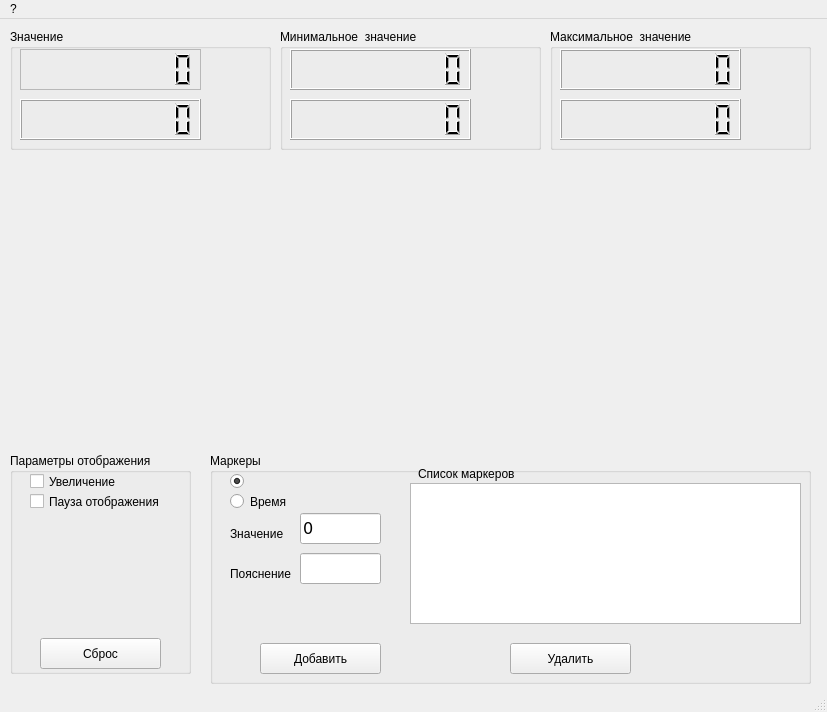
<?xml version="1.0" encoding="UTF-8"?>
<ui version="4.0">
 <class>fpChart</class>
 <widget class="QMainWindow" name="fpChart">
  <property name="geometry">
   <rect>
    <x>0</x>
    <y>0</y>
    <width>827</width>
    <height>712</height>
   </rect>
  </property>
  <property name="minimumSize">
   <size>
    <width>308</width>
    <height>193</height>
   </size>
  </property>
  <property name="windowTitle">
   <string>Кислородомер</string>
  </property>
  <widget class="QWidget" name="centralwidget">
   <widget class="QGroupBox" name="groupBox">
    <property name="geometry">
     <rect>
      <x>280</x>
      <y>10</y>
      <width>261</width>
      <height>121</height>
     </rect>
    </property>
    <property name="title">
     <string>Минимальное  значение</string>
    </property>
    <widget class="QLabel" name="lblVal_5">
     <property name="geometry">
      <rect>
       <x>201</x>
       <y>70</y>
       <width>61</width>
       <height>31</height>
      </rect>
     </property>
     <property name="font">
      <font>
       <pointsize>16</pointsize>
      </font>
     </property>
     <property name="lineWidth">
      <number>-5</number>
     </property>
     <property name="text">
      <string/>
     </property>
    </widget>
    <widget class="QLCDNumber" name="lcdMain_percent_min">
     <property name="geometry">
      <rect>
       <x>10</x>
       <y>70</y>
       <width>181</width>
       <height>41</height>
      </rect>
     </property>
     <property name="sizePolicy">
      <sizepolicy hsizetype="Preferred" vsizetype="Preferred">
       <horstretch>1</horstretch>
       <verstretch>0</verstretch>
      </sizepolicy>
     </property>
     <property name="smallDecimalPoint">
      <bool>true</bool>
     </property>
     <property name="digitCount">
      <number>8</number>
     </property>
     <property name="value" stdset="0">
      <double>0.000000000000000</double>
     </property>
     <property name="intValue" stdset="0">
      <number>0</number>
     </property>
    </widget>
    <widget class="QLabel" name="lblVal_2">
     <property name="geometry">
      <rect>
       <x>193</x>
       <y>25</y>
       <width>61</width>
       <height>31</height>
      </rect>
     </property>
     <property name="font">
      <font>
       <pointsize>16</pointsize>
      </font>
     </property>
     <property name="lineWidth">
      <number>-5</number>
     </property>
     <property name="text">
      <string/>
     </property>
    </widget>
    <widget class="QLCDNumber" name="lcdMain_mg_min">
     <property name="geometry">
      <rect>
       <x>10</x>
       <y>20</y>
       <width>181</width>
       <height>41</height>
      </rect>
     </property>
     <property name="sizePolicy">
      <sizepolicy hsizetype="Preferred" vsizetype="Preferred">
       <horstretch>1</horstretch>
       <verstretch>0</verstretch>
      </sizepolicy>
     </property>
     <property name="smallDecimalPoint">
      <bool>true</bool>
     </property>
     <property name="digitCount">
      <number>8</number>
     </property>
     <property name="value" stdset="0">
      <double>0.000000000000000</double>
     </property>
     <property name="intValue" stdset="0">
      <number>0</number>
     </property>
    </widget>
   </widget>
   <widget class="QwtPlot" name="qwtPlot">
    <property name="geometry">
     <rect>
      <x>10</x>
      <y>140</y>
      <width>801</width>
      <height>281</height>
     </rect>
    </property>
   </widget>
   <widget class="QLineEdit" name="leMain">
    <property name="geometry">
     <rect>
      <x>10</x>
      <y>700</y>
      <width>51</width>
      <height>21</height>
     </rect>
    </property>
    <property name="sizePolicy">
     <sizepolicy hsizetype="Expanding" vsizetype="Preferred">
      <horstretch>0</horstretch>
      <verstretch>0</verstretch>
     </sizepolicy>
    </property>
    <property name="font">
     <font>
      <family>Verdana</family>
      <pointsize>12</pointsize>
     </font>
    </property>
    <property name="text">
     <string>12</string>
    </property>
    <property name="frame">
     <bool>true</bool>
    </property>
    <property name="readOnly">
     <bool>true</bool>
    </property>
   </widget>
   <widget class="QGroupBox" name="groupBox_3">
    <property name="geometry">
     <rect>
      <x>210</x>
      <y>434</y>
      <width>601</width>
      <height>231</height>
     </rect>
    </property>
    <property name="title">
     <string>Маркеры</string>
    </property>
    <widget class="QToolButton" name="tbAddMarker">
     <property name="geometry">
      <rect>
       <x>50</x>
       <y>190</y>
       <width>121</width>
       <height>31</height>
      </rect>
     </property>
     <property name="focusPolicy">
      <enum>Qt::NoFocus</enum>
     </property>
     <property name="text">
      <string>Добавить</string>
     </property>
    </widget>
    <widget class="QLabel" name="label_12">
     <property name="geometry">
      <rect>
       <x>20</x>
       <y>70</y>
       <width>71</width>
       <height>21</height>
      </rect>
     </property>
     <property name="font">
      <font>
       <pointsize>9</pointsize>
      </font>
     </property>
     <property name="lineWidth">
      <number>-5</number>
     </property>
     <property name="text">
      <string>Значение</string>
     </property>
    </widget>
    <widget class="QLineEdit" name="leVal_marker">
     <property name="geometry">
      <rect>
       <x>90</x>
       <y>60</y>
       <width>81</width>
       <height>31</height>
      </rect>
     </property>
     <property name="sizePolicy">
      <sizepolicy hsizetype="Expanding" vsizetype="Preferred">
       <horstretch>0</horstretch>
       <verstretch>0</verstretch>
      </sizepolicy>
     </property>
     <property name="font">
      <font>
       <family>Verdana</family>
       <pointsize>12</pointsize>
      </font>
     </property>
     <property name="text">
      <string>0</string>
     </property>
     <property name="frame">
      <bool>true</bool>
     </property>
     <property name="readOnly">
      <bool>false</bool>
     </property>
    </widget>
    <widget class="QLineEdit" name="leComment_marker">
     <property name="geometry">
      <rect>
       <x>90</x>
       <y>100</y>
       <width>81</width>
       <height>31</height>
      </rect>
     </property>
     <property name="sizePolicy">
      <sizepolicy hsizetype="Expanding" vsizetype="Preferred">
       <horstretch>0</horstretch>
       <verstretch>0</verstretch>
      </sizepolicy>
     </property>
     <property name="font">
      <font>
       <family>Verdana</family>
       <pointsize>12</pointsize>
      </font>
     </property>
     <property name="text">
      <string> </string>
     </property>
     <property name="frame">
      <bool>true</bool>
     </property>
     <property name="readOnly">
      <bool>false</bool>
     </property>
    </widget>
    <widget class="QLabel" name="label_13">
     <property name="geometry">
      <rect>
       <x>20</x>
       <y>110</y>
       <width>71</width>
       <height>21</height>
      </rect>
     </property>
     <property name="font">
      <font>
       <pointsize>9</pointsize>
      </font>
     </property>
     <property name="lineWidth">
      <number>-5</number>
     </property>
     <property name="text">
      <string>Пояснение</string>
     </property>
    </widget>
    <widget class="QRadioButton" name="rbCon">
     <property name="enabled">
      <bool>true</bool>
     </property>
     <property name="geometry">
      <rect>
       <x>20</x>
       <y>20</y>
       <width>111</width>
       <height>17</height>
      </rect>
     </property>
     <property name="text">
      <string/>
     </property>
     <property name="checkable">
      <bool>true</bool>
     </property>
     <property name="checked">
      <bool>true</bool>
     </property>
    </widget>
    <widget class="QRadioButton" name="rbTime">
     <property name="geometry">
      <rect>
       <x>20</x>
       <y>40</y>
       <width>82</width>
       <height>17</height>
      </rect>
     </property>
     <property name="text">
      <string>Время</string>
     </property>
    </widget>
    <widget class="QLabel" name="label_16">
     <property name="geometry">
      <rect>
       <x>208</x>
       <y>10</y>
       <width>111</width>
       <height>21</height>
      </rect>
     </property>
     <property name="font">
      <font>
       <pointsize>9</pointsize>
      </font>
     </property>
     <property name="lineWidth">
      <number>-5</number>
     </property>
     <property name="text">
      <string>Список маркеров</string>
     </property>
    </widget>
    <widget class="QToolButton" name="tbDelMarker">
     <property name="geometry">
      <rect>
       <x>300</x>
       <y>190</y>
       <width>121</width>
       <height>31</height>
      </rect>
     </property>
     <property name="focusPolicy">
      <enum>Qt::NoFocus</enum>
     </property>
     <property name="text">
      <string>Удалить</string>
     </property>
    </widget>
    <widget class="QListWidget" name="lwListMarker">
     <property name="geometry">
      <rect>
       <x>200</x>
       <y>30</y>
       <width>391</width>
       <height>141</height>
      </rect>
     </property>
    </widget>
   </widget>
   <widget class="QGroupBox" name="groupBox_4">
    <property name="geometry">
     <rect>
      <x>10</x>
      <y>434</y>
      <width>181</width>
      <height>221</height>
     </rect>
    </property>
    <property name="title">
     <string>Параметры отображения</string>
    </property>
    <property name="checkable">
     <bool>false</bool>
    </property>
    <widget class="QCheckBox" name="chbPause">
     <property name="geometry">
      <rect>
       <x>20</x>
       <y>40</y>
       <width>131</width>
       <height>17</height>
      </rect>
     </property>
     <property name="text">
      <string>Пауза отображения</string>
     </property>
    </widget>
    <widget class="QToolButton" name="tbResetViewPar">
     <property name="geometry">
      <rect>
       <x>30</x>
       <y>185</y>
       <width>121</width>
       <height>31</height>
      </rect>
     </property>
     <property name="focusPolicy">
      <enum>Qt::NoFocus</enum>
     </property>
     <property name="text">
      <string>Сброс</string>
     </property>
    </widget>
    <widget class="QCheckBox" name="chbZoom">
     <property name="geometry">
      <rect>
       <x>20</x>
       <y>20</y>
       <width>131</width>
       <height>17</height>
      </rect>
     </property>
     <property name="text">
      <string>Увеличение</string>
     </property>
    </widget>
   </widget>
   <widget class="QGroupBox" name="groupBox_5">
    <property name="geometry">
     <rect>
      <x>10</x>
      <y>10</y>
      <width>261</width>
      <height>121</height>
     </rect>
    </property>
    <property name="title">
     <string>Значение</string>
    </property>
    <widget class="QLabel" name="lblVal_1">
     <property name="geometry">
      <rect>
       <x>193</x>
       <y>20</y>
       <width>61</width>
       <height>31</height>
      </rect>
     </property>
     <property name="font">
      <font>
       <pointsize>16</pointsize>
      </font>
     </property>
     <property name="lineWidth">
      <number>-5</number>
     </property>
     <property name="text">
      <string/>
     </property>
    </widget>
    <widget class="QLCDNumber" name="lcdMain_percent">
     <property name="geometry">
      <rect>
       <x>10</x>
       <y>70</y>
       <width>181</width>
       <height>41</height>
      </rect>
     </property>
     <property name="sizePolicy">
      <sizepolicy hsizetype="Preferred" vsizetype="Preferred">
       <horstretch>1</horstretch>
       <verstretch>0</verstretch>
      </sizepolicy>
     </property>
     <property name="smallDecimalPoint">
      <bool>true</bool>
     </property>
     <property name="digitCount">
      <number>8</number>
     </property>
     <property name="value" stdset="0">
      <double>0.000000000000000</double>
     </property>
     <property name="intValue" stdset="0">
      <number>0</number>
     </property>
    </widget>
    <widget class="QLabel" name="lblVal_4">
     <property name="geometry">
      <rect>
       <x>200</x>
       <y>70</y>
       <width>61</width>
       <height>31</height>
      </rect>
     </property>
     <property name="font">
      <font>
       <pointsize>16</pointsize>
      </font>
     </property>
     <property name="lineWidth">
      <number>-5</number>
     </property>
     <property name="text">
      <string/>
     </property>
    </widget>
    <widget class="QLCDNumber" name="lcdMain_mg">
     <property name="geometry">
      <rect>
       <x>10</x>
       <y>20</y>
       <width>181</width>
       <height>41</height>
      </rect>
     </property>
     <property name="sizePolicy">
      <sizepolicy hsizetype="Preferred" vsizetype="Preferred">
       <horstretch>1</horstretch>
       <verstretch>0</verstretch>
      </sizepolicy>
     </property>
     <property name="frameShape">
      <enum>QFrame::Box</enum>
     </property>
     <property name="lineWidth">
      <number>0</number>
     </property>
     <property name="midLineWidth">
      <number>1</number>
     </property>
     <property name="smallDecimalPoint">
      <bool>true</bool>
     </property>
     <property name="numDigits">
      <number>8</number>
     </property>
     <property name="digitCount">
      <number>8</number>
     </property>
     <property name="value" stdset="0">
      <double>0.000000000000000</double>
     </property>
     <property name="intValue" stdset="0">
      <number>0</number>
     </property>
    </widget>
   </widget>
   <widget class="QGroupBox" name="groupBox_2">
    <property name="geometry">
     <rect>
      <x>550</x>
      <y>10</y>
      <width>261</width>
      <height>121</height>
     </rect>
    </property>
    <property name="title">
     <string>Максимальное  значение</string>
    </property>
    <widget class="QLabel" name="lblVal_6">
     <property name="geometry">
      <rect>
       <x>199</x>
       <y>70</y>
       <width>41</width>
       <height>31</height>
      </rect>
     </property>
     <property name="font">
      <font>
       <pointsize>16</pointsize>
      </font>
     </property>
     <property name="lineWidth">
      <number>-5</number>
     </property>
     <property name="text">
      <string/>
     </property>
    </widget>
    <widget class="QLCDNumber" name="lcdMain_percent_max">
     <property name="geometry">
      <rect>
       <x>10</x>
       <y>70</y>
       <width>181</width>
       <height>41</height>
      </rect>
     </property>
     <property name="sizePolicy">
      <sizepolicy hsizetype="Preferred" vsizetype="Preferred">
       <horstretch>1</horstretch>
       <verstretch>0</verstretch>
      </sizepolicy>
     </property>
     <property name="smallDecimalPoint">
      <bool>true</bool>
     </property>
     <property name="digitCount">
      <number>8</number>
     </property>
     <property name="value" stdset="0">
      <double>0.000000000000000</double>
     </property>
     <property name="intValue" stdset="0">
      <number>0</number>
     </property>
    </widget>
    <widget class="QLabel" name="lblVal_3">
     <property name="geometry">
      <rect>
       <x>192</x>
       <y>25</y>
       <width>61</width>
       <height>31</height>
      </rect>
     </property>
     <property name="font">
      <font>
       <pointsize>16</pointsize>
      </font>
     </property>
     <property name="lineWidth">
      <number>-5</number>
     </property>
     <property name="text">
      <string/>
     </property>
    </widget>
    <widget class="QLCDNumber" name="lcdMain_mg_max">
     <property name="geometry">
      <rect>
       <x>10</x>
       <y>20</y>
       <width>181</width>
       <height>41</height>
      </rect>
     </property>
     <property name="sizePolicy">
      <sizepolicy hsizetype="Preferred" vsizetype="Preferred">
       <horstretch>1</horstretch>
       <verstretch>0</verstretch>
      </sizepolicy>
     </property>
     <property name="smallDecimalPoint">
      <bool>true</bool>
     </property>
     <property name="digitCount">
      <number>8</number>
     </property>
     <property name="value" stdset="0">
      <double>0.000000000000000</double>
     </property>
     <property name="intValue" stdset="0">
      <number>0</number>
     </property>
    </widget>
   </widget>
   <zorder>leMain</zorder>
   <zorder>groupBox</zorder>
   <zorder>qwtPlot</zorder>
   <zorder>groupBox_3</zorder>
   <zorder>groupBox_4</zorder>
   <zorder>groupBox_5</zorder>
   <zorder>groupBox_2</zorder>
  </widget>
  <widget class="QMenuBar" name="menubar">
   <property name="geometry">
    <rect>
     <x>0</x>
     <y>0</y>
     <width>827</width>
     <height>21</height>
    </rect>
   </property>
   <widget class="QMenu" name="muAbout">
    <property name="title">
     <string>?</string>
    </property>
   </widget>
   <addaction name="muAbout"/>
  </widget>
  <widget class="QStatusBar" name="statusbar"/>
  <action name="actConf">
   <property name="text">
    <string>Градуировка</string>
   </property>
  </action>
 </widget>
 <customwidgets>
  <customwidget>
   <class>QwtPlot</class>
   <extends>QFrame</extends>
   <header>qwt_plot.h</header>
  </customwidget>
 </customwidgets>
 <resources/>
 <connections/>
</ui>
